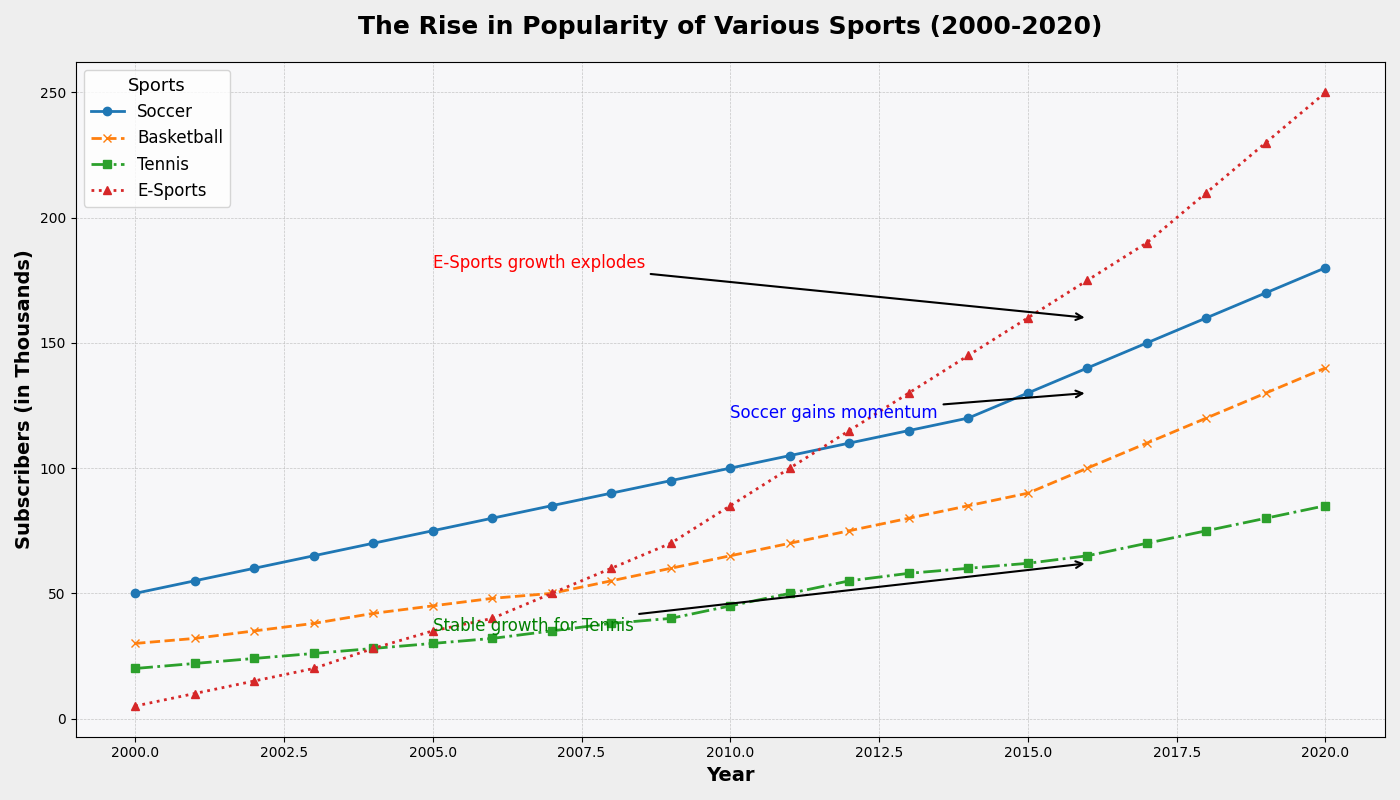

Source code (Python):
import matplotlib.pyplot as plt
import numpy as np

# Backstory: Tracking the Evolving Popularity of Various Sports from 2000 to 2020
# In an imaginary world, imagine we are tracking the popularity (subscription counts in thousands) of four different sports over the last two decades.

# Data representing the subscription counts for four sports from 2000 to 2020
years = np.arange(2000, 2021)
soccer_subs = [50, 55, 60, 65, 70, 75, 80, 85, 90, 95, 100, 105, 110, 115, 120, 130, 140, 150, 160, 170, 180]
basketball_subs = [30, 32, 35, 38, 42, 45, 48, 50, 55, 60, 65, 70, 75, 80, 85, 90, 100, 110, 120, 130, 140]
tennis_subs = [20, 22, 24, 26, 28, 30, 32, 35, 38, 40, 45, 50, 55, 58, 60, 62, 65, 70, 75, 80, 85]
esports_subs = [5, 10, 15, 20, 28, 35, 40, 50, 60, 70, 85, 100, 115, 130, 145, 160, 175, 190, 210, 230, 250]

# Creating the figure and Subplots
fig, ax = plt.subplots(1, 1, figsize=(14, 8))

# Plotting multiple line plots with various styles
ax.plot(years, soccer_subs, marker='o', linestyle='-', linewidth=2, label='Soccer', color='#1f77b4')
ax.plot(years, basketball_subs, marker='x', linestyle='--', linewidth=2, label='Basketball', color='#ff7f0e')
ax.plot(years, tennis_subs, marker='s', linestyle='-.', linewidth=2, label='Tennis', color='#2ca02c')
ax.plot(years, esports_subs, marker='^', linestyle=':', linewidth=2, label='E-Sports', color='#d62728')

# Adding Chart Titles and Labels
ax.set_title('The Rise in Popularity of Various Sports (2000-2020)', fontsize=18, fontweight='bold', pad=20)
ax.set_xlabel('Year', fontsize=14, fontweight='semibold')
ax.set_ylabel('Subscribers (in Thousands)', fontsize=14, fontweight='semibold')

# Customizing the Grid and Legends
ax.grid(True, which='both', linestyle='--', linewidth=0.5, alpha=0.7)
ax.legend(loc='upper left', fontsize=12, title='Sports', title_fontsize='13')

# Adding Annotations to Highlight Key Points
ax.annotate('Soccer gains momentum', xy=(2016, 130), xytext=(2010, 120),
            arrowprops=dict(facecolor='black', arrowstyle='->', lw=1.5),
            fontsize=12, color='blue')

ax.annotate('E-Sports growth explodes', xy=(2016, 160), xytext=(2005, 180),
            arrowprops=dict(facecolor='black', arrowstyle='->', lw=1.5),
            fontsize=12, color='red')

ax.annotate('Stable growth for Tennis', xy=(2016, 62), xytext=(2005, 35),
            arrowprops=dict(facecolor='black', arrowstyle='->', lw=1.5),
            fontsize=12, color='green')

# Enhancing Visual Appearance
ax.set_facecolor('#f7f7f9')
fig.patch.set_facecolor('#eeeeee')

# Automatically adjust layout to prevent overlapping
plt.tight_layout()

# Display the plot
plt.show()
